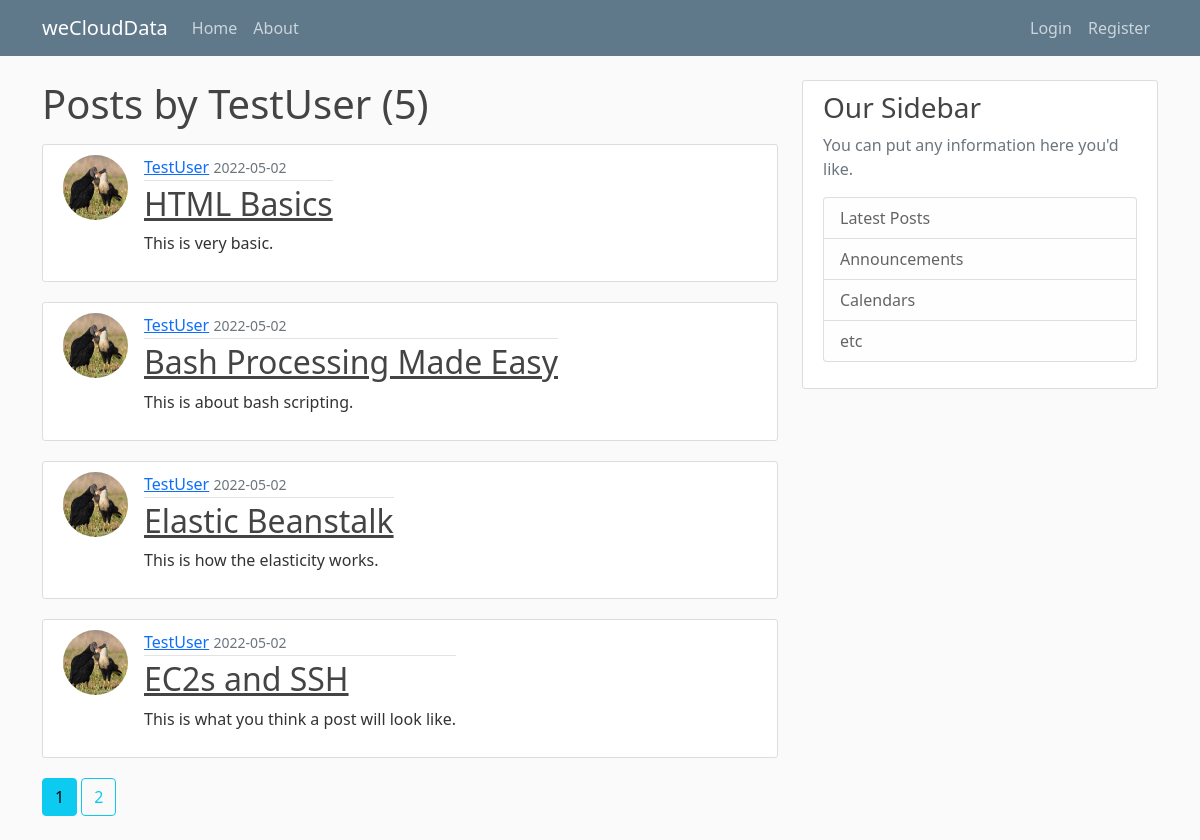
Page /user/TestUser on the committed database.
### weblog/models.py (models this page shows, shortened)
class User(db.Model, UserMixin):
    id = db.Column(db.Integer, primary_key=True)
    username = db.Column(db.String(20), unique=True, nullable=False)
    email = db.Column(db.String(120), unique=True, nullable=False)
    image_file = db.Column(db.String(20), nullable=False,
                           default='default.jpg')
    password = db.Column(db.String(60), nullable=False)
    posts = db.relationship('Post', backref='author', lazy=True)

class Post(db.Model):
    id = db.Column(db.Integer, primary_key=True)
    title = db.Column(db.String(100), nullable=False)
    date_posted = db.Column(db.DateTime, nullable=False,
                            default=datetime.utcnow)
    content = db.Column(db.Text, nullable=False)
    user_id = db.Column(db.Integer, db.ForeignKey('user.id'), nullable=False)

### weblog/users/routes.py (the view)
@users.route("/user/<string:username>")
def user_posts(username):
    page = request.args.get('page', 1, type=int)
    user = User.query.filter_by(username=username).first_or_404()
    posts = Post.query.filter_by(author=user)\
        .order_by(Post.date_posted.desc())\
        .paginate(per_page=4, page=page)
    return render_template('user_posts.html', posts=posts, user=user)

### weblog/templates/user_posts.html
{% extends "layout.html" %}
{% block content %}
    <h1 class="mb-3">Posts by {{ user.username}} ({{ posts.total }})</h1>
    {% for post in posts.items %}
        <article class="media content-section post-home">
            <img src="{{ url_for('static', filename='profiles/' + post.author.image_file) }}"  class="rounded-circle article-img">
            <div class="media-body">
                <div class="article-metadata">
                    <a class="mr-2" href="{{ url_for('users.user_posts', username=post.author.username) }}">{{ post.author.username }}</a>
                    <small class="text-muted">{{ post.date_posted.strftime('%Y-%m-%d') }}</small>
                </div>
                <h2><a class="article-title" href="{{ url_for('posts.post', post_id=post.id) }}">{{ post.title }}</a></h2>
                <p class="article-content">{{ post.content }}</p>
            </div>
      </article>
    {% endfor %}
    {% for page_num in posts.iter_pages(left_edge=1, right_edge=1, left_current=1, right_current=2) %}
        {% if page_num %}
            {% if posts.page == page_num %}
                <a class="btn btn-info mb-4" href="{{ url_for('users.user_posts', username=user.username, page=page_num) }}">{{ page_num }}</a>
            {% else %}
                <a class="btn btn-outline-info mb-4" href="{{ url_for('users.user_posts', username=user.username, page=page_num) }}">{{ page_num }}</a>
            {% endif %}
        {% else %}
            ...
        {% endif %}
    {% endfor %}
{% endblock content %}

### weblog/static/main.css (style rules this page uses)
body { background: #fafafa; color: #333333; margin-top: 5rem; }
h1, h2, h3, h4, h5, h6 { color: #444444; }
.content-section { background: #ffffff; padding: 10px 20px; border: 1px solid #dddddd; border-radius: 3px; margin-bottom: 20px; }
.article-title { color: #444444; }
.article-content { white-space: pre-line; }
.article-img { height: 65px; width: 65px; margin-right: 16px; }
.article-metadata { padding-bottom: 1px; margin-bottom: 4px; border-bottom: 1px solid #e3e3e3 }
.post-home { display: flex; align-items: flex-start; }

### rows in the picture
User: username "TestUser"
Post: image_file (picture), author.username "TestUser", date_posted "2022-05-02", title "HTML Basics", content "This is very basic."
Post: image_file (picture), author.username "TestUser", date_posted "2022-05-02", title "Bash Processing Made Easy", content "This is about bash scripting."
Post: image_file (picture), author.username "TestUser", date_posted "2022-05-02", title "Elastic Beanstalk", content "This is how the elasticity works."
Post: image_file (picture), author.username "TestUser", date_posted "2022-05-02", title "EC2s and SSH", content "This is what you think a post will look like."

### other values in the picture
{{ posts.total }} "5"
{{ page_num }} "1"
{{ page_num }} "2"
